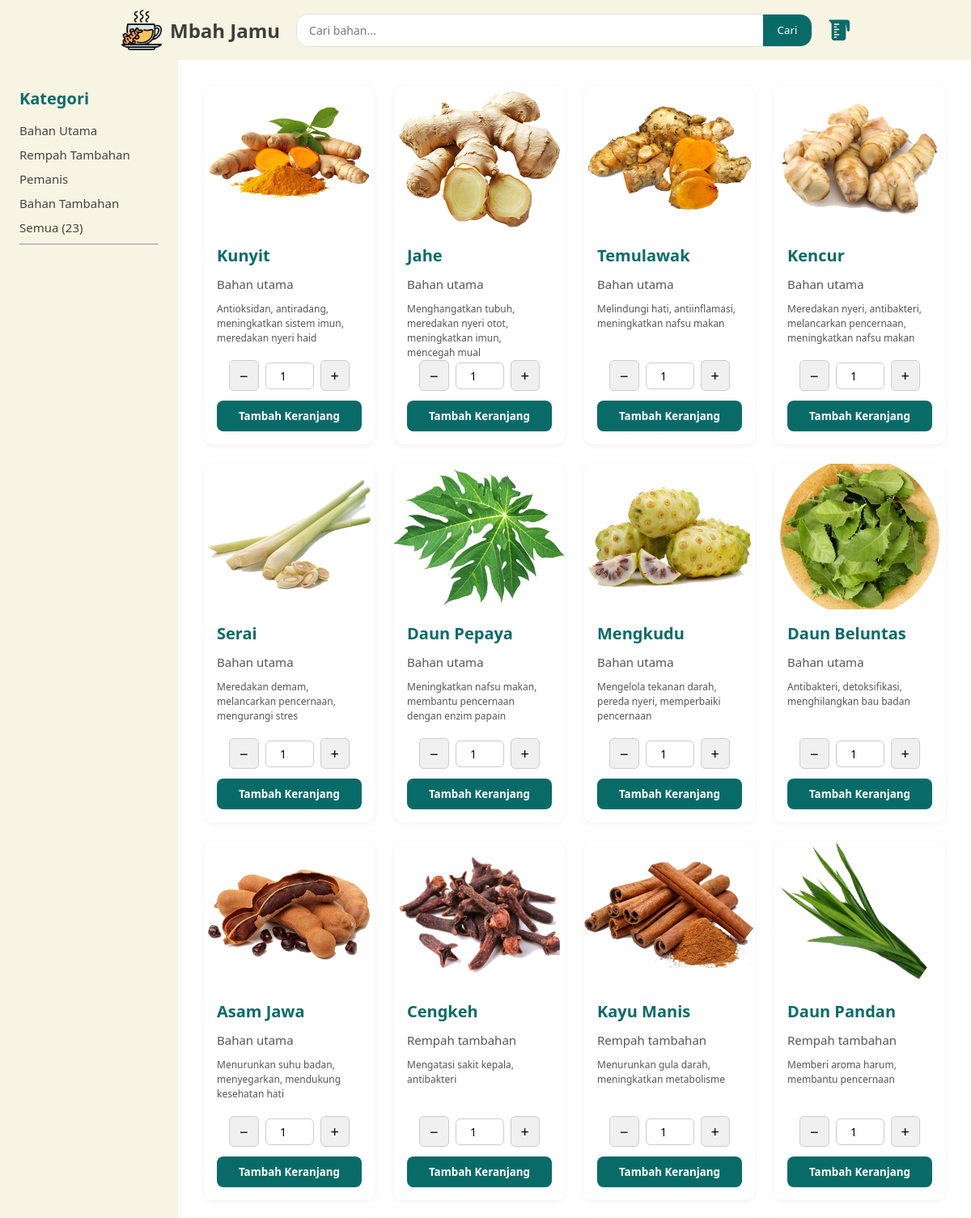
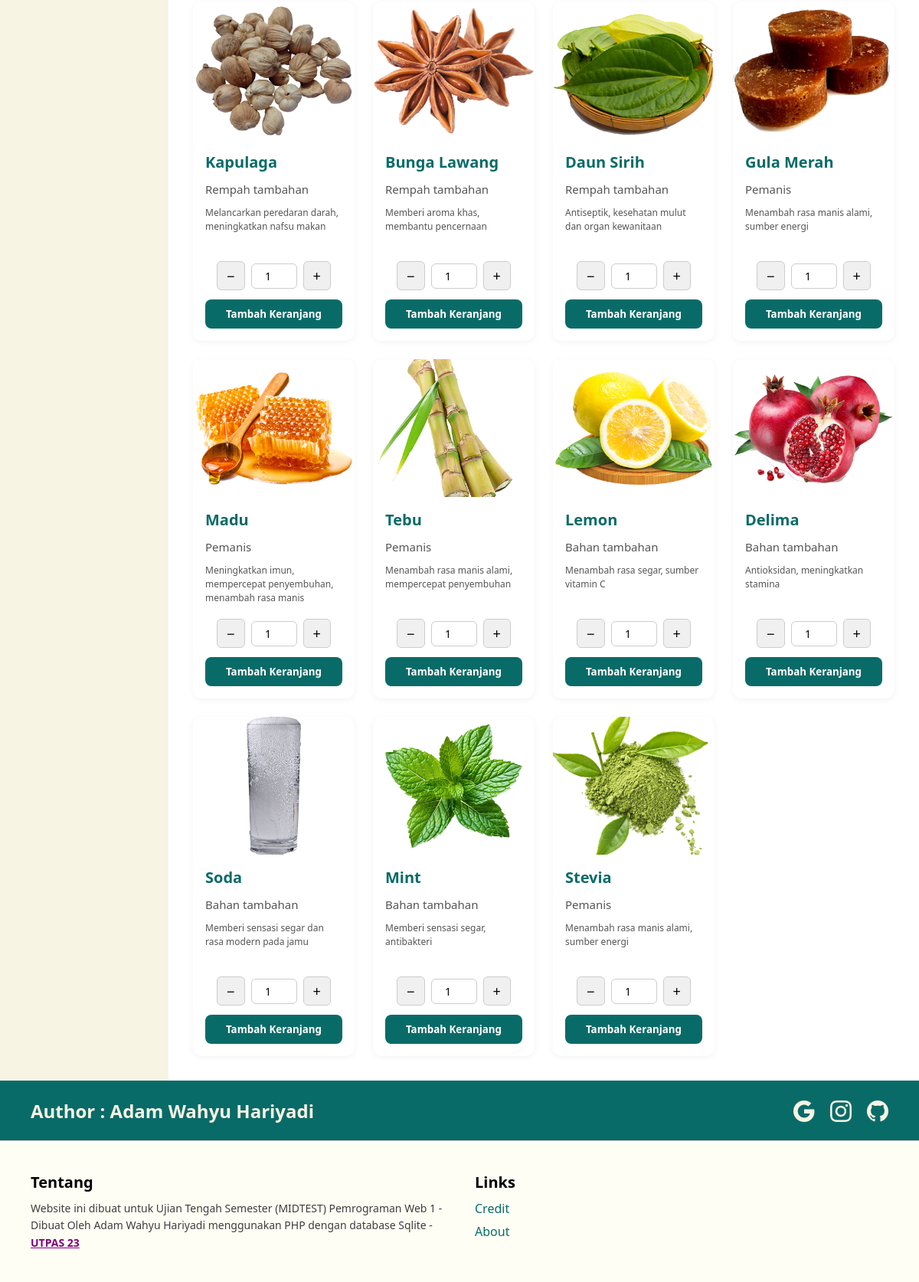
The page / on the database its author committed (2 pictures, top to bottom).
### tables this page shows
CREATE TABLE bahan (
  id INTEGER PRIMARY KEY,
  nama TEXT NOT NULL,
  deskripsi TEXT NOT NULL,
  harga INTEGER NOT NULL,
  jenis TEXT NOT NULL,
  foto VARCHAR(255)
);

### backend/worker.php (called while the page is built, shortened)
<?php
class TableBahan{
    function fetchAllBahan(){
        global $kon;
        $stmt = $kon->query("SELECT * FROM bahan ORDER BY id ASC");
        return $stmt->fetchAll(PDO::FETCH_ASSOC);
    }
}
$bahan = new TableBahan();

### index.php (the view, shortened to what this page needs)
<?php
$namaToko = "Mbah Jamu";
include("backend/koneksi.php");
$totalBahan = $bahan->fetchAllBahan();
$search = $_GET['search'] ?? '';
if ($search !== ''){
    $listBahan = $bahan->search($search);
}else{
    $listBahan = $bahan->fetchAllBahan();
}
?>
<!DOCTYPE html>
<html lang="en">
<head>
    <link rel="stylesheet" href="https://cdn.jsdelivr.net/npm/bootstrap-icons@1.13.1/font/bootstrap-icons.min.css">
    <link rel="stylesheet" href="asset/css/navbar.css">
    <link rel="stylesheet" href="asset/css/index.css">
    <link rel="stylesheet" href="asset/css/footer.css">
    <link rel="stylesheet" href="asset/css/global.css">
    <link rel="stylesheet" href="asset/css/card.css">
</head>
<body>
    <header>
        <nav>
            <div class="logo">
                <img src="asset/img/ginger-tea.png" alt="Logo" height="50px">
                <h2><?= $namaToko ?></h2>
            </div>
            <div class="search-container">
                <form action="/" method="get" class="search">
                    <input type="text" name="search" id="search" placeholder="Cari bahan...">
                    <button type="submit">Cari</button>
                </form>
            </div>
            <div class="cart">
                <a href=""><i class="bi bi-measuring-cup-fill"></i></a>
            </div>
        </nav>
    </header>
    <main>
        <div class="sidebar">
            <div class="category">
                <h2>Kategori</h2>
                <a href="?search=bahan+utama">Bahan Utama</a>
                <a href="?search=rempah+tambahan">Rempah Tambahan</a>
                <a href="?search=pemanis">Pemanis</a>
                <a href="?search=bahan+tambahan">Bahan Tambahan</a>
                <a href="?search=">Semua (<?= count($totalBahan) ?>)</a>
                <hr>
            </div>
        </div>
    <?php if (!empty($listBahan)): ?>
        <div class="content">
            <div class="card-grid">
                <?php foreach ($listBahan as $b): ?>
                <div class="card">
                    <img src="<?= $b['foto'] ?>" alt="<?= $b['nama'] ?>" class="card-img">
                    <div class="card-body">
                        <h3 class="card-title"><?= $b['nama'] ?></h3>
                        <p class="card-category"><?= $b['jenis'] ?></p>
                        <p class="card-description"><?= $b['deskripsi'] ?></p>
                        <form action="" method="post" class="keranjang-form">
                            <div class="porsi-control">
                                <button type="button" class="kurang">−</button>
                                <input type="number" name="porsi" class="porsi-input" value="1" min="1">
                                <button type="button" class="tambah">+</button>
                            </div>
                            <button type="submit" class="card-button">Tambah Keranjang</button>
                        </form>
                    </div>
                </div>
                <?php endforeach; ?>
            </div>
        </div>
            <?php endif; ?>
    </main>
    <footer>
        <div class="social">
            <p>Author : Adam Wahyu Hariyadi</p>
            <div class="social-links">
                <ul class="link">
                    <li><a target="_blank" href="mailto:adamdesign19@gmail.com"><i class="bi bi-google"></i></a></li>
                    <li><a target="_blank" href="https://instagram.com/adamwahyuh"><i class="bi bi-instagram"></i></a></li>
                    <li><a target="_blank" href="https://github.com/adamwahyuh"><i class="bi bi-github"></i></a></li>
                </ul>
            </div>
        </div>
        <div class="yapping">
            <div class="tentang">
                <h2>Tentang</h2>
                <p>Website ini dibuat untuk Ujian Tengah Semester (MIDTEST) Pemrograman Web 1 - Dibuat Oleh Adam Wahyu Hariyadi menggunakan PHP dengan database Sqlite -
                    <a style="color:purple; font-weight:900;" href="https://utpas.ac.id">UTPAS 23</a></p>
            </div>
            <div class="credit">
                <h2>Links</h2>
                <ul>
                    <li><a href="#">Credit</a></li>
                    <li><a href="#">About</a></li>
                </ul>
            </div>
        </div>
    </footer>
</body>
</html>

### asset/css/navbar.css (style rules this page uses)
nav { display: flex; align-items: center; justify-content: space-between; padding: 12px 150px; background-color: var(--primary-color); gap: 20px; flex-wrap: wrap; }
nav .logo { display: flex; align-items: center; gap: 10px; flex-shrink: 0; }
nav .logo h2 { font-size: 1.5rem; color: #3e3e3e; margin: 0; }
.search-container { flex: 1; display: flex; justify-content: center; }
.search { display: flex; width: 100%; max-width: 800px; background-color: white; border-radius: 15px; overflow: hidden; border: 1px solid #ddd; }
.search input[type="text"] { flex: 1; padding: 10px 15px; border: none; outline: none; font-size: 14px; }
.search button { background-color: var(--secondary-color); color: white; border: none; padding: 10px 18px; cursor: pointer; transition: background-color 0.3s ease; }
nav .cart a { font-size: 1.6rem; color: var(--secondary-color); transition:0.3s ease; flex-shrink: 0; }

### asset/css/index.css (style rules this page uses)
* { padding: 0; margin: 0; }
* { box-sizing: border-box; }
body, html { margin: 0; padding: 0; }
main { display: flex; min-height: 100vh; width: 100%; }
.sidebar { width: 220px; background-color: var(--primary-color); padding: 24px; position: sticky; }
.sidebar .category { margin-top: 10px; }
.sidebar h2 { font-size: 20px; color: var(--secondary-color); margin-bottom: 16px; }
.sidebar a { display: block; text-decoration: none; color: #444; margin-bottom: 10px; font-size: 15px; transition: color 0.3s, transform 0.3s; }
.content { flex: 1; padding: 32px; }

### asset/css/footer.css (style rules this page uses)
footer { display: flex; flex-direction: column; background-color: #f0ead2; color: #3e3e3e; }
footer .social { display: flex; flex-wrap: wrap; justify-content: space-between; background-color: var(--secondary-color); padding: 20px 40px; align-items: center; color: white; }
footer .social p { font-size: 24px; font-weight: bold; color: var(--primary-color); margin: 0; }
footer .social .social-links ul { display: flex; gap: 20px; list-style: none; padding: 0; margin: 0; }
footer .social .social-links a { font-size: 28px; color: var(--primary-color); transition: transform 0.3s, color 0.3s; }
footer .yapping { display: flex; flex-wrap: wrap; justify-content: space-between; padding: 40px; gap: 40px; background-color: #fffef5; border-top: 1px solid #ccc; }
footer .tentang, footer .credit { flex: 1 1 30px; }
footer .tentang h2, footer .credit h2 { font-size: 20px; color: black; margin-bottom: 10px; }
footer .tentang p { font-size: 14px; line-height: 1.6; }
footer .credit ul { list-style-type: none; padding: 0; }
footer .credit ul li { margin-bottom: 8px; }
footer .credit ul li a { text-decoration: none; color: var(--secondary-color); font-weight: 500; transition: color 0.3s ease; }

### asset/css/global.css (style rules this page uses)
:root { --primary-color : #f8f4e3; --secondary-color :#096B68; }
* { padding: 0; margin: 0; font-family: 'Segoe UI', sans-serif; }

### asset/css/card.css (style rules this page uses)
.card-grid { display: grid; grid-template-columns: repeat(auto-fill, minmax(210px, 1fr)); gap: 24px; }
.card { background-color: white; border-radius: 12px; box-shadow: 0 2px 8px rgba(0,0,0,0.05); overflow: hidden; display: flex; flex-direction: column; transition: transform 0.3s ease, box-shadow 0.3s ease; }
.card-img { width: 100%; height: 180px; object-fit: cover; }
.card-body { padding: 16px; display: flex; flex-direction: column; gap: 12px; }
.card-title { font-size: 20px; font-weight: bold; color: var(--secondary-color); margin: 0; }
.card-category { color: #555; font-size: 15px; }
.card-description { font-size: 12px; color: #555; line-height: 1.5; height: 60px; }
.card-button { display: inline-block; padding: 10px 16px; background-color: var(--secondary-color); color: white; border: none; border-radius: 8px; font-weight: bold; text-decoration: none; text-align: center; cursor: pointer; transition: background-color 0.3s; }
.keranjang-form { display: flex; flex-direction: column; gap: 12px; }
.porsi-control { display: flex; align-items: center; justify-content: center; gap: 8px; }
.porsi-control button { padding: 6px 12px; font-size: 18px; background-color: #f0f0f0; border: 1px solid #ccc; border-radius: 6px; cursor: pointer; transition: background-color 0.2s; }
.porsi-input { width: 60px; text-align: center; padding: 6px; font-size: 14px; border: 1px solid #ccc; border-radius: 6px; }

### rows shown on the page
bahan: foto (picture), nama "Kunyit", jenis "Bahan utama", deskripsi "Antioksidan, antiradang, meningkatkan sistem imun, meredakan nyeri haid"
bahan: foto (picture), nama "Jahe", jenis "Bahan utama", deskripsi "Menghangatkan tubuh, meredakan nyeri otot, meningkatkan imun, mencegah mual"
bahan: foto (picture), nama "Temulawak", jenis "Bahan utama", deskripsi "Melindungi hati, antiinflamasi, meningkatkan nafsu makan"
bahan: foto (picture), nama "Kencur", jenis "Bahan utama", deskripsi "Meredakan nyeri, antibakteri, melancarkan pencernaan, meningkatkan nafsu makan"
bahan: foto (picture), nama "Serai", jenis "Bahan utama", deskripsi "Meredakan demam, melancarkan pencernaan, mengurangi stres"
bahan: foto (picture), nama "Daun Pepaya", jenis "Bahan utama", deskripsi "Meningkatkan nafsu makan, membantu pencernaan dengan enzim papain"
bahan: foto (picture), nama "Mengkudu", jenis "Bahan utama", deskripsi "Mengelola tekanan darah, pereda nyeri, memperbaiki pencernaan"
bahan: foto (picture), nama "Daun Beluntas", jenis "Bahan utama", deskripsi "Antibakteri, detoksifikasi, menghilangkan bau badan"
bahan: foto (picture), nama "Asam Jawa", jenis "Bahan utama", deskripsi "Menurunkan suhu badan, menyegarkan, mendukung kesehatan hati"
bahan: foto (picture), nama "Cengkeh", jenis "Rempah tambahan", deskripsi "Mengatasi sakit kepala, antibakteri"
bahan: foto (picture), nama "Kayu Manis", jenis "Rempah tambahan", deskripsi "Menurunkan gula darah, meningkatkan metabolisme"
bahan: foto (picture), nama "Daun Pandan", jenis "Rempah tambahan", deskripsi "Memberi aroma harum, membantu pencernaan"
bahan: foto (picture), nama "Kapulaga", jenis "Rempah tambahan", deskripsi "Melancarkan peredaran darah, meningkatkan nafsu makan"
bahan: foto (picture), nama "Bunga Lawang", jenis "Rempah tambahan", deskripsi "Memberi aroma khas, membantu pencernaan"
bahan: foto (picture), nama "Daun Sirih", jenis "Rempah tambahan", deskripsi "Antiseptik, kesehatan mulut dan organ kewanitaan"
bahan: foto (picture), nama "Gula Merah", jenis "Pemanis", deskripsi "Menambah rasa manis alami, sumber energi"
bahan: foto (picture), nama "Madu", jenis "Pemanis", deskripsi "Meningkatkan imun, mempercepat penyembuhan, menambah rasa manis"
bahan: foto (picture), nama "Tebu", jenis "Pemanis", deskripsi "Menambah rasa manis alami, mempercepat penyembuhan"
bahan: foto (picture), nama "Lemon", jenis "Bahan tambahan", deskripsi "Menambah rasa segar, sumber vitamin C"
bahan: foto (picture), nama "Delima", jenis "Bahan tambahan", deskripsi "Antioksidan, meningkatkan stamina"
bahan: foto (picture), nama "Soda", jenis "Bahan tambahan", deskripsi "Memberi sensasi segar dan rasa modern pada jamu"
bahan: foto (picture), nama "Mint", jenis "Bahan tambahan", deskripsi "Memberi sensasi segar, antibakteri"
bahan: foto (picture), nama "Stevia", jenis "Pemanis", deskripsi "Menambah rasa manis alami, sumber energi"

### other values the page prints
$namaToko "Mbah Jamu"
count($totalBahan) "23"
